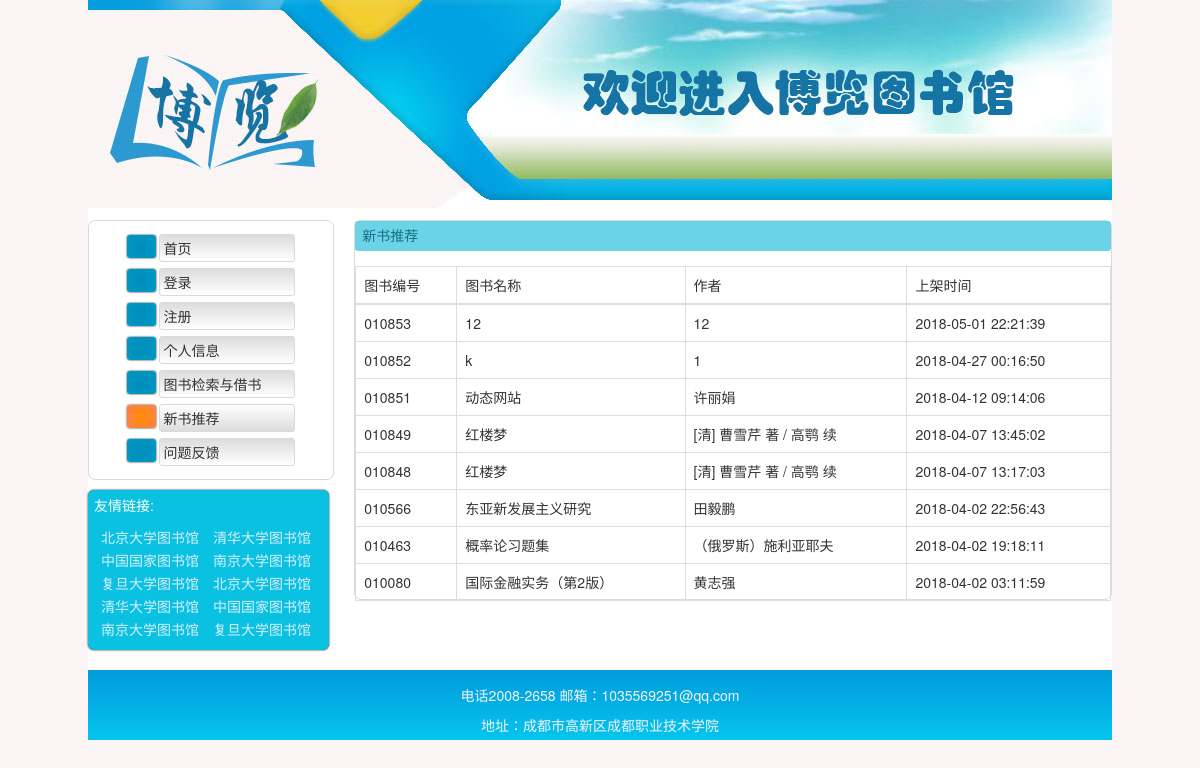
Screenshot of /代码/new_book.php with the database file from the repository.
### tables this page shows
CREATE TABLE `books` (
  `id` int(6) UNSIGNED ZEROFILL NOT NULL,
  `book_name` varchar(100) NOT NULL,
  `writer` varchar(100) NOT NULL,
  `publish` int(20) NOT NULL,
  `number` int(3) NOT NULL DEFAULT '1',
  `price` float NOT NULL,
  `book_classify` int(10) NOT NULL,
  `page` int(5) NOT NULL,
  `had_num` int(3) DEFAULT NULL,
  `in_time` datetime DEFAULT NULL
);

### 代码/manage/mainClass.php (called while the page is built, shortened)
<?php
class database
{
    private $conn;
    public function __construct()
    {
        $dsn = "mysql:host=localhost;dbname=lms";
        try {
            $this->conn = new PDO($dsn, 'root', '');
            $this->conn->query("set names utf8");
        } catch (PDOException $e) {
            exit("连接数据库错误:" . $e->getMessage());
        }
    }
    public function new_book()
    {
        $sth = $this->conn->prepare("SELECT * FROM `books` ORDER BY unix_timestamp(in_time) DESC");
        $sth->execute();
        return $sth->fetchAll(PDO::FETCH_ASSOC);
    }
}

### 代码/new_book.php (the view, shortened to what this page needs)
<!DOCTYPE html>
<html lang="en">
<head>
    <link rel="stylesheet" href="./css/reset.css">
    <link rel="stylesheet" type="text/css" href="css/bootstrap.min.css">
</head>
<body>
<div class="wrap clean_fix">
    <header>
        <h1><span>欢迎进入博览图书馆官网</span></h1>
    </header>
    <div class="main clean_fix">
        <section class="aside_nav clean_fix">
            <div class="box">
                <ul class="na">
                    <li><span></span><a href="index.php">首页</a></li>
                    <li><span></span><a href="login.html">登录</a></li>
                    <li><span></span><a href="reg.html">注册</a></li>
                    <li><span></span><a href="own.php">个人信息</a></li>
                    <li><span></span><a href="borrow.php">图书检索与借书</a></li>
                    <li id="action"><span></span><a href="new_book.php">新书推荐</a></li>
                    <li><span></span><a href="fankui.php">问题反馈</a></li>
                </ul>
            </div>
            <ul class="friend_links clean_fix">
                <p class="font">友情链接:</p>
                <li><a href="#">北京大学图书馆</a></li>
                <li><a href="#">清华大学图书馆</a></li>
                <li><a href="#">中国国家图书馆</a></li>
                <li><a href="#">南京大学图书馆</a></li>
                <li><a href="#">复旦大学图书馆</a></li>
                <li><a href="#">北京大学图书馆</a></li>
                <li><a href="#">清华大学图书馆</a></li>
                <li><a href="#">中国国家图书馆</a></li>
                <li><a href="#">南京大学图书馆</a></li>
                <li><a href="#">复旦大学图书馆</a></li>
            </ul>
        </section>
        <section class="g-right clean_fix">
            <div class="library_Terse">
                <div class="title">
                    <p>新书推荐</p>
                </div>
                <div class="main">
                    <div class="books_show">
                        <table class="table table-hover table-bordered" style="margin-top: 15px;">
                            <thead>
                            <tr>
                                <th>图书编号</th>
                                <th>图书名称</th>
                                <th>作者</th>
                                <th>上架时间</th>
                            </tr>
                            </thead>
                            <tbody class="table-striped table_content">
                            <?php
                            include './manage/mainClass.php';
                            $db = new database();
                            $res = $db->new_book();
                            ?>
                            <?php
                                for($i=0;$i<8;$i++){?> <tr>
                                <td>
                                    <?php
                                    echo @$res[$i]['id'];
                                    ?>
                                </td> <td>
                                    <?php
                                    echo @$res[$i]['book_name'];
?>  </td>
                                <td>
                                    <?php
                                    echo @$res[$i]['writer'];
                                    ?>  </td>
                                <td>
                                    <?php
                                    echo @$res[$i]['in_time'];
                                    ?>  </td>
                                <?php
                                    }
                                    ?>
                            </tr>
                            </tbody>
                        </table>
                    </div>
                </div>
            </div>
        </section>
    </div>
    <footer>
        <p style="text-align: center ;color: whitesmoke;padding-top: 15px;" >电话2008-2658    邮箱：1035569251@qq.com</p>
        <p style="text-align: center; color: whitesmoke">地址：成都市高新区成都职业技术学院</p>
    </footer>
</div>
</body>
</html>

### 代码/new_book.php (style rules this page uses)
body { background-color:#fbf5f5 ; }
.clean_fix { *zoom: 1; }
.clean_fix:after { content: ''; display: table; clear: both; }
.wrap { background-color: white; width: 100%; max-width: 1024px; height: 100%; margin: auto; }
h1 { -webkit-margin-before: 0; -webkit-margin-after: 0; margin: 0; width: 100%; height: 210px; background-image: url("./img/logo.jpg"); background-repeat: no-repeat; }
.aside_nav { width: 24%; float: left; margin: 10px 0; }
.box { border: 1px solid #dadada; border-radius: 7px; padding: 7px 0; }
.aside_nav .na { position: relative; width: 70%; margin: auto; }
.aside_nav .na span { display: block; width: 29px; height: 22.8px; border-radius: 3px; position: absolute; background-color: #008cba; background: radial-gradient(circle farthest-corner, #008cba, #0099c3); box-shadow: 0px 0px 2px #000; left: -33px; top: 0; }
.aside_nav .na li { list-style-type: none; width: 80%; padding: 3px 0 3px 4px; margin: 6px 0 6px 33px; border: 1px #dadada solid; border-radius: 3px; background: linear-gradient(180deg, gainsboro, white); position: relative; }
.aside_nav .na li a { text-decoration: none; color: #333; }
.friend_links { background-color: #0ac1e1; width: 98%; margin-top: 10px; border-radius: 6px; box-shadow: 0px 0px 2px #000; padding: 5px 0 10px 6px; }
.friend_links li { float: left; padding:2px 7px 1px 7px; }
.friend_links li a { text-decoration: none; color: #d7effa; }
.font { color: white; }
.g-right { float: right; margin-left: 1%; width: 74%; }
.g-right > div { float: left; width: 100%; height: 380px; border: 1px solid #dadada; border-radius: 7px; margin: 10px 0; }
.g-right .title { height: 30px; border-radius: 3px; padding:4px 0 0 7px; color: #1b6d85; background-color: #6ad4e6; }
.na>li>a { display: block; width: 100%; }
footer { height: 70px; background: linear-gradient(180deg, #039bdc, #04c5ee); }
#action span { background: radial-gradient(circle farthest-corner, darkorange, coral); box-shadow: 0px 0px 2px #000; }
#action { background: linear-gradient(180deg, white, gainsboro); }

### rows the page displays
books: id "010853", book_name "12", writer "12", in_time "2018-05-01 22:21:39"
books: id "010852", book_name "k", writer "1", in_time "2018-04-27 00:16:50"
books: id "010851", book_name "动态网站", writer "许丽娟", in_time "2018-04-12 09:14:06"
books: id "010849", book_name "红楼梦", writer "[清] 曹雪芹 著 / 高鹗 续", in_time "2018-04-07 13:45:02"
books: id "010848", book_name "红楼梦", writer "[清] 曹雪芹 著 / 高鹗 续", in_time "2018-04-07 13:17:03"
books: id "010566", book_name "东亚新发展主义研究", writer "田毅鹏", in_time "2018-04-02 22:56:43"
books: id "010463", book_name "概率论习题集", writer "（俄罗斯）施利亚耶夫", in_time "2018-04-02 19:18:11"
books: id "010080", book_name "国际金融实务（第2版）", writer "黄志强", in_time "2018-04-02 03:11:59"
